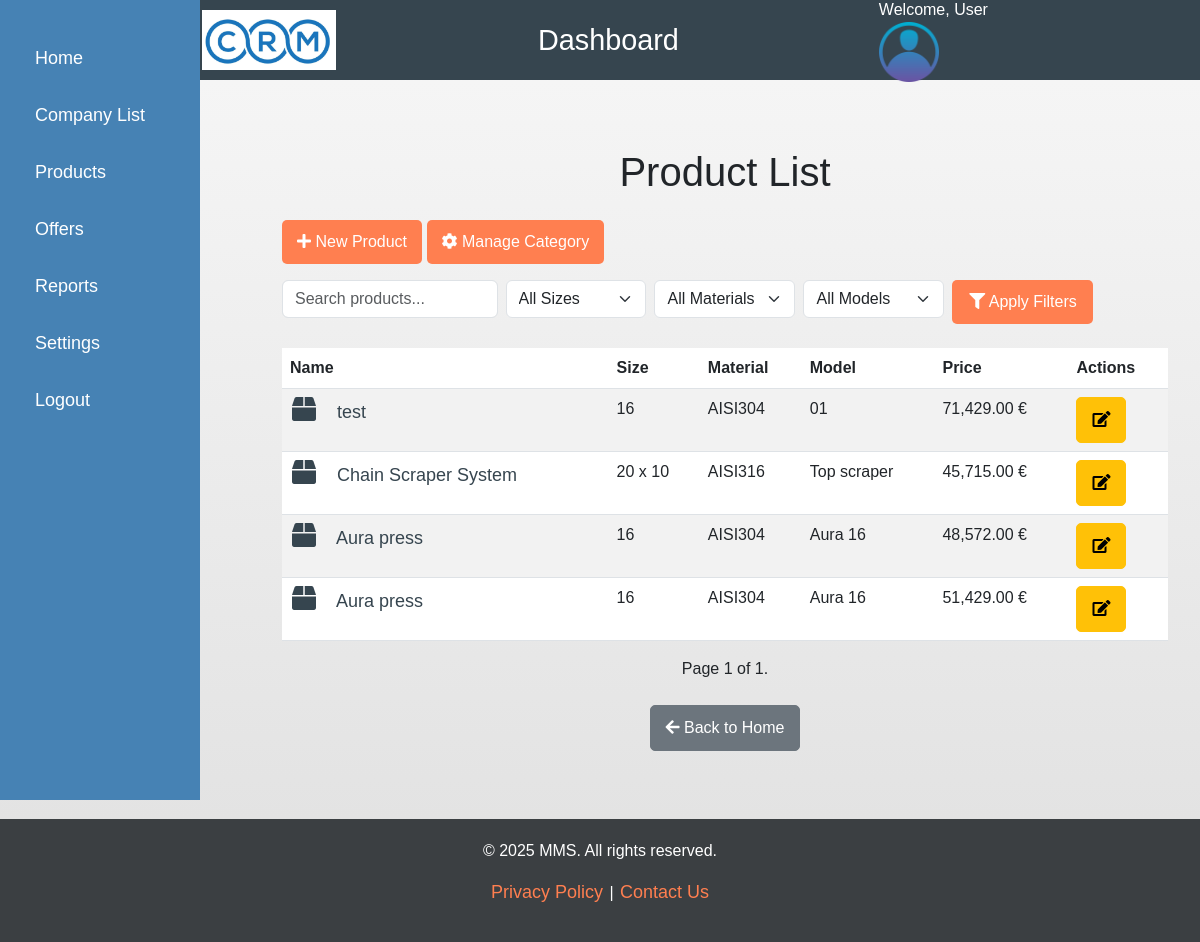
Before: /products/ with the older database file.
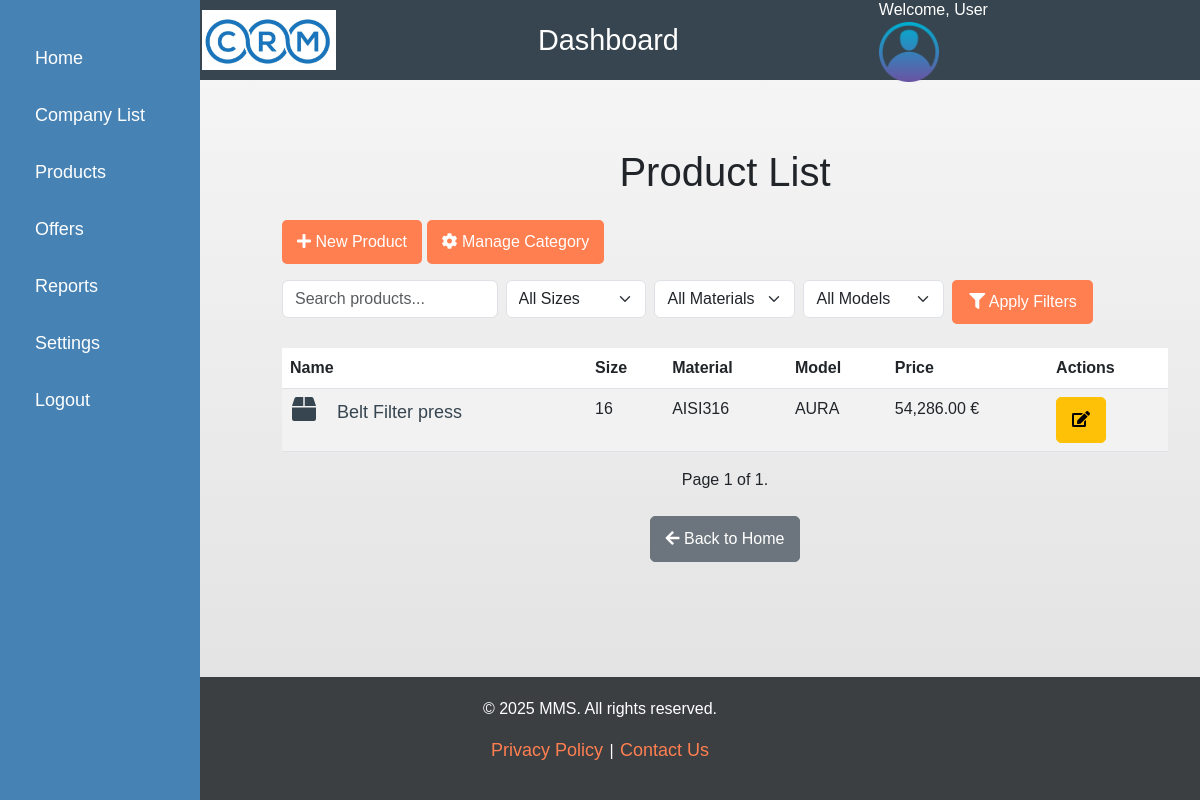
After: the same page with the newer database file.
### products/models.py (models this page shows, shortened)
class Product(models.Model):
    name = models.CharField(max_length=200)
    product_code = models.CharField(max_length=100, unique=True)
    category = models.ForeignKey(Category, on_delete=models.CASCADE)
    model = models.CharField(max_length=100)
    size = models.CharField(max_length=50)
    unit_cost = models.DecimalField(max_digits=10, decimal_places=2)
    margin = models.DecimalField(max_digits=5, decimal_places=2, default=30)  # Default margin is 30%
    price = models.DecimalField(max_digits=10, decimal_places=2, blank=True, null=True)
    images = models.ImageField(upload_to='products/', blank=True, null=True)
    technical_specification = models.FileField(upload_to='product_specs/', blank=True, null=True)
    material = models.CharField(max_length=200)
    description = models.TextField()
    warranty_information = models.TextField()
    production_time = models.PositiveIntegerField(help_text="Estimated production time in Weeks")

### products/views.py (the view)
# urls.py: path('', views.product_list, name='product_list'),
def product_list(request):
    products = Product.objects.all()  # Get all products
    search_query = request.GET.get('search', '')  # Get search query from request
    size_filter = request.GET.get('size', '')  # Get size filter
    material_filter = request.GET.get('material', '')  # Get material filter
    model_filter = request.GET.get('model', '')  # Get model filter
    if search_query:
        products = products.filter(Q(name__icontains=search_query))
    if size_filter:
        products = products.filter(size__iexact=size_filter)
    if material_filter:
        products = products.filter(material__iexact=material_filter)
    if model_filter:
        products = products.filter(model__iexact=model_filter)
    paginator = Paginator(products, 10)
    page_number = request.GET.get('page')
    page_obj = paginator.get_page(page_number)
    sizes = Product.objects.values_list('size', flat=True).distinct()
    materials = Product.objects.values_list('material', flat=True).distinct()
    models = Product.objects.values_list('model', flat=True).distinct()
    return render(request, 'products/product_list.html', {
        'page_obj': page_obj,
        'search_query': search_query,
        'size_filter': size_filter,
        'material_filter': material_filter,
        'model_filter': model_filter,
        'sizes': sizes,
        'materials': materials,
        'models': models
    })

### products/templates/products/product_list.html (shortened to what this page needs)
{% extends 'base.html' %}
{% load humanize %}
{% block content %}
<div class="container my-5">
    <h1 class="text-center mb-4">Product List</h1>
    <div class="mb-3">
        <a href="{% url 'products:product_create' %}" class="btn btn-primary">
            <i class="fas fa-plus"></i> New Product
        </a>
        <a href="{% url 'products:add_category' %}" class="btn btn-primary">
            <i class="fas fa-cog"></i> Manage Category
        </a>
    </div>
    <form method="GET" class="mb-4">
        <div class="row g-2">
            <div class="col-md-3">
                <input type="text" name="search" class="form-control"
                       placeholder="Search products..." value="{{ search_query }}">
            </div>
            <div class="col-md-2">
                <select name="size" class="form-select">
                    <option value="">All Sizes</option>
                </select>
            </div>
            <div class="col-md-2">
                <select name="material" class="form-select">
                    <option value="">All Materials</option>
                </select>
            </div>
            <div class="col-md-2">
                <select name="model" class="form-select">
                    <option value="">All Models</option>
                </select>
            </div>
            <div class="col-md-2">
                <button type="submit" class="btn btn-primary w-100">
                    <i class="fas fa-filter"></i> Apply Filters
                </button>
            </div>
        </div>
    </form>
    <div class="table-responsive">
        <table class="table table-striped">
            <thead>
                <tr>
                    <th>Name</th>
                    <th>Size</th>
                    <th>Material</th>
                    <th>Model</th>
                    <th>Price</th>
                    <th>Actions</th>
                </tr>
            </thead>
            <tbody>
                {% for product in page_obj %}
                <tr>
                    <td>
                        <a href="{% url 'products:product_detail' product.pk %}" class="text-decoration-none">
                            <i class="fas fa-box fs-4 me-3"></i> {{ product.name }}
                        </a>
                    </td>
                    <td>{{ product.size }}</td>
                    <td>{{ product.material }}</td>
                    <td>{{ product.model }}</td>
                    <td>{{ product.price |floatformat:2|intcomma }} €</td>
                    <td>
                        <a href="{% url 'products:product_edit' product.pk %}" class="btn btn-warning btn-sm">
                            <i class="fas fa-edit"></i>
                        </a>
                    </td>
                </tr>
                {% empty %}
                <tr>
                    <td colspan="6" class="text-center">No products found.</td>
                </tr>
                {% endfor %}
            </tbody>
        </table>
    </div>
    <div class="pagination justify-content-center">
        <span class="step-links">
            <span class="current">
                Page {{ page_obj.number }} of {{ page_obj.paginator.num_pages }}.
            </span>
        </span>
    </div>
    <div class="text-center mt-4">
        <a href="{% url 'home' %}" class="btn btn-secondary">
            <i class="fas fa-arrow-left"></i> Back to Home
        </a>
    </div>
</div>
{% endblock %}

### crm/templates/base.html (shortened to what this page needs)
<!DOCTYPE html>
<html lang="en">
<head>
  <link href="https://cdn.jsdelivr.net/npm/bootstrap@5.3.0-alpha1/dist/css/bootstrap.min.css" rel="stylesheet">
  <link href="https://cdnjs.cloudflare.com/ajax/libs/font-awesome/5.15.4/css/all.min.css" rel="stylesheet">
  {% load static %}
  <link rel="stylesheet" href="{% static 'css/styles.css' %}?v=1">
</head>
<body>
  <div class="header d-flex justify-content-between align-items-center">
    <div class="logo">
      <a href="/"><img src="{% static 'images/crm_logo.png' %}" alt="CRM Logo"/></a>
    </div>
    <h1>{% block header %}Dashboard{% endblock %}</h1>
    <div class="user-profile">
      <span class="me-2">Welcome, User</span>
      <img src="{% static 'images/user-profile.png' %}" alt="User Profile">
    </div>
  </div>
  <div class="sidebar">
    <a href="/">Home</a>
    <a href="/companies/">Company List</a>
    <a href="/products/">Products</a>
    <a href="/offers/">Offers</a>
    <a href="/reports/">Reports</a>
    <a href="/settings/">Settings</a>
    <a href="/logout/">Logout</a>
  </div>
  <div class="main-content">
    {% block content %}{% endblock %}
  </div>
  <footer class="footer">
    <p>© 2025 MMS. All rights reserved.</p>
    <p>
        <a href="#">Privacy Policy</a> | <a href="#">Contact Us</a>
    </p>
  </footer>
</body>
</html>

### crm/static/css/styles.css (style rules this page uses)
body { background: linear-gradient(to bottom, #f7f7f7, #e0e0e0); font-family: Arial, sans-serif; min-height: 100vh; display: flex; flex-direction: column; margin: 0; }
a { color: #36454F; text-decoration: none; font-size: large; padding: 2px; border-radius: 5px; }
.header { background-color: #36454F; color: white; padding: 10px 200px; display: flex; align-items: center; justify-content: space-between; height: 80px; }
.header img { max-height: 60px; width: auto; }
.header h1 { font-size: 1.8rem; margin: 0 200px; }
.sidebar { background-color: #4682B4; color: white; height: 100vh; padding: 25px; position: fixed; top: 0; left: 0; width: 200px; }
.sidebar a { color: white; display: block; margin: 10px 0; padding: 10px; border-radius: 5px; }
.main-content { margin-left: 250px; padding: 20px; flex-grow: 1; }
.btn { display: inline-block; padding: 10px 15px; text-align: center; font-size: 16px; border-radius: 5px; cursor: pointer; transition: background-color 0.3s ease; }
.btn-primary { background-color: #FF7F50; border: none; }
.footer { background-color: #3B3F42; color: #FFFFFF; padding: 20px 0; text-align: center; margin-top: auto; }
.footer a { color: #FF7F50; text-decoration: none; }

Changed rows visible on the page:
removed Product: name "test", size "16", material "AISI304", model "01", price "71,429.00"
removed Product: name "Chain Scraper System", size "20 x 10", material "AISI316", model "Top scraper", price "45,715.00"
removed Product: name "Aura press", size "16", material "AISI304", model "Aura 16", price "48,572.00"
removed Product: name "Aura press", size "16", material "AISI304", model "Aura 16", price "51,429.00"
added Product: name "Belt Filter press", size "16", material "AISI316", model "AURA", price "54,286.00"
